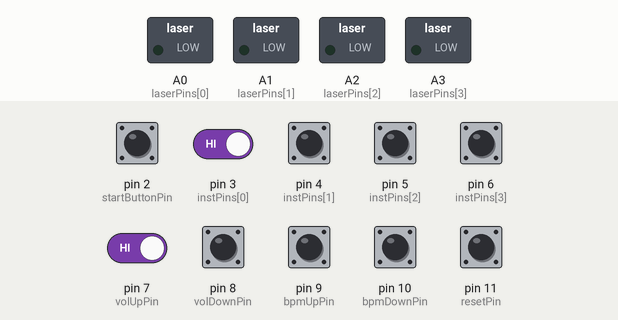
This sketch was run on a simulated Arduino Uno, built with avr-gcc and run on an emulated ATmega328P. Shown: switched loads named in the sketch (green lamp = pin HIGH). The test bench sets the inputs (shaded band); at power-on: pin 2 (startButtonPin), pin 3 (instPins[0]), pin 4 (instPins[1]), pin 5 (instPins[2]), pin 6 (instPins[3]), pin 7 (volUpPin), pin 8 (volDownPin), pin 9 (bpmUpPin), pin 10 (bpmDownPin), pin 11 (resetPin) HIGH. What the sketch prints to the serial monitor is not drawn.

Above: at 1.2 s.
1.3 s: pin 2 (startButtonPin) pulled LOW for 0.15 s
At 1.45 s:
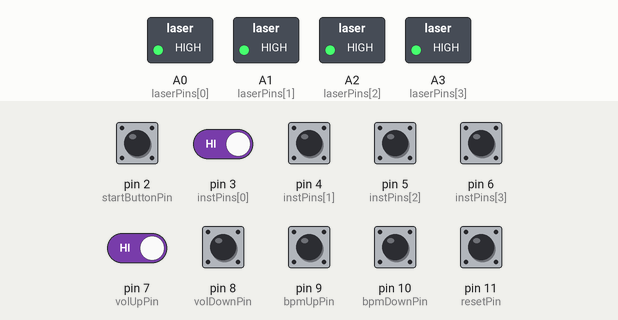
3.4 s: pin 11 (resetPin) pulled LOW for 0.15 s
At 5.3 s:
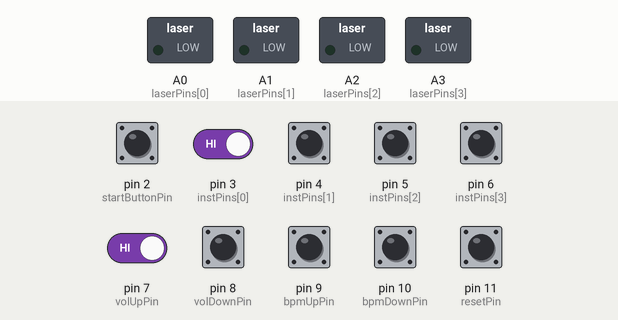
6.4 s: pin 3 (instPins[0]) driven LOW and pin 7 (volUpPin) driven LOW
9.4 s: pin 7 (volUpPin) driven HIGH
At 10.8 s:
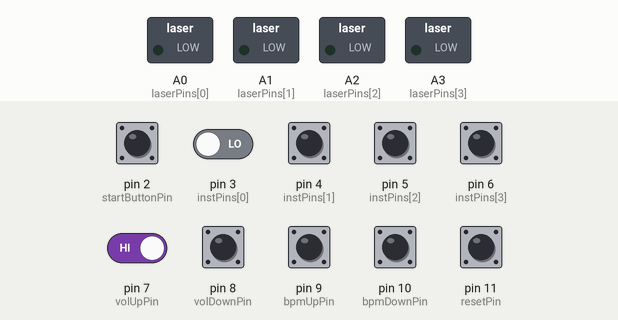
11.1 s: pin 8 (volDownPin) pulled LOW for 1 s
At 11.4 s:
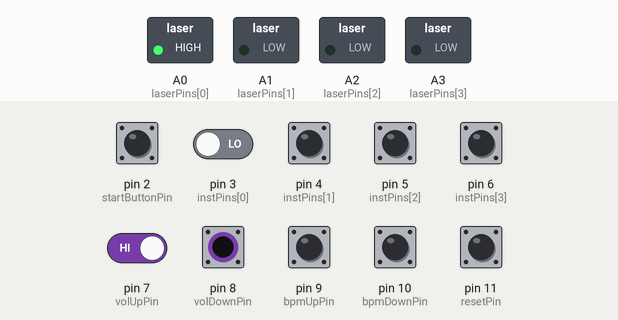
14.1 s: pin 7 (volUpPin) driven LOW
At 15.3 s:
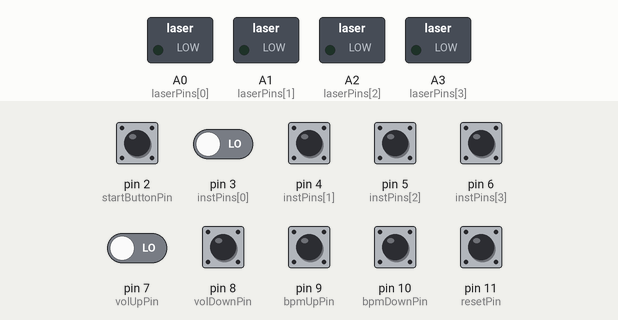
Timing chart, 0 to 18.1 s (numbered marks = the images above; inputs shaded):
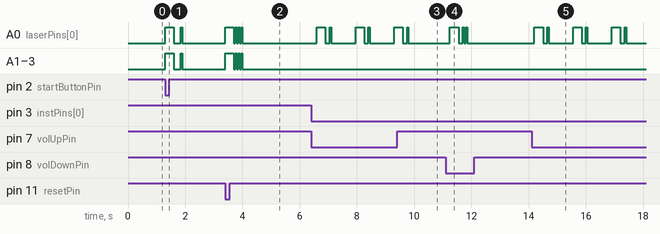

Measured:
- after the input at 1.3 s, A0 (laserPins[0]), A1 (laserPins[1]), A2 (laserPins[2]), A3 (laserPins[3]): LOW → HIGH at once, → LOW 0.30 s later, → HIGH 0.25 s later, → LOW 0.05 s later
- after the input at 3.4 s, A0 (laserPins[0]), A1 (laserPins[1]), A2 (laserPins[2]), A3 (laserPins[3]): LOW → HIGH at once, then repeats every 0.10 s: LOW 0.05 s, HIGH 0.05 s, until it stays LOW from 4.0 s
- after the input at 9.4 s, A0 (laserPins[0]): goes on until 9.8 s, then stays LOW
- after the input at 11.1 s, A0 (laserPins[0]): goes HIGH 0.30 s, LOW 0.15 s, HIGH 0.05 s, LOW 0.05 s, HIGH 0.05 s, then LOW, starting after 0.15 s
- after the input at 14.1 s, A0 (laserPins[0]): LOW → HIGH after 0.10 s, then repeats every 1.4 s: LOW 0.15 s, HIGH 0.05 s, LOW 0.85 s, HIGH 0.30 s

The sketch:

conductor_v3.ino
```cpp
const int laserPins[] = {A0, A1, A2, A3};

const int startButtonPin = 2;
const int instPins[] = {3, 4, 5, 6};
const int volUpPin = 7;
const int volDownPin = 8;
const int bpmUpPin = 9;
const int bpmDownPin = 10;
const int resetPin = 11; // ★ リセットボタン用のピン（D11）を追加

int targetLaser = -1;

// [FIX] BPM管理変数を追加
int bpm = 120;
const int BPM_MIN  = 40;
const int BPM_MAX  = 240;
const int BPM_STEP = 5;

void setup() {
  Serial.begin(9600);

  for (int i = 0; i < 4; i++) {
    pinMode(laserPins[i], OUTPUT);
    digitalWrite(laserPins[i], LOW);
  }

  pinMode(startButtonPin, INPUT_PULLUP);
  for (int i = 0; i < 4; i++) pinMode(instPins[i], INPUT_PULLUP);
  pinMode(volUpPin, INPUT_PULLUP);
  pinMode(volDownPin, INPUT_PULLUP);
  pinMode(bpmUpPin, INPUT_PULLUP);
  pinMode(bpmDownPin, INPUT_PULLUP);
  pinMode(resetPin, INPUT_PULLUP); // ★ リセットピンの入力設定を追加

  // [FIX] 起動時に初期BPMをPCへ送信
  broadcastTempoData();
}

void loop() {
  if (digitalRead(startButtonPin) == LOW) {
    sendLaserCommand(0b001, -1);
    delay(500);
  }

  for (int i = 0; i < 4; i++) {
    if (digitalRead(instPins[i]) == LOW) {
      targetLaser = i;
      delay(200);
    }
  }

  if (digitalRead(volUpPin) == LOW && targetLaser != -1) {
    sendLaserCommand(0b010, targetLaser);
    delay(500);
  }
  if (digitalRead(volDownPin) == LOW && targetLaser != -1) {
    sendLaserCommand(0b011, targetLaser);
    delay(500);
  }

  // [FIX] BPMアップ/ダウンを実装
  if (digitalRead(bpmUpPin) == LOW) {
    bpm = min(bpm + BPM_STEP, BPM_MAX);
    broadcastTempoData();
    delay(500);
  }
  if (digitalRead(bpmDownPin) == LOW) {
    bpm = max(bpm - BPM_STEP, BPM_MIN);
    broadcastTempoData();
    delay(500);
  }

  // ★ リセットボタンの処理を追加
  if (digitalRead(resetPin) == LOW) {
    sendLaserCommand(0b111, -1); // 全てのレーザ(-1)に対して 0b111(リセット) を送信
    delay(500);
  }
}

// [FIX] BPMをシリアル経由でPCに送信する関数
void broadcastTempoData() {
  Serial.print("BPM:");
  Serial.println(bpm);
}

void sendLaserCommand(byte command, int target) {
  // 開始合図：300ms連続点灯 → 50ms消灯
  setLaserState(target, HIGH);
  delay(300);
  setLaserState(target, LOW);
  delay(50);

  // 3ビットをMSBから順に送信（1=点灯50ms, 0=消灯50ms）
  for (int bit = 2; bit >= 0; bit--) {
    int bitValue = (command >> bit) & 0x01;

    if (bitValue == 1) {
      setLaserState(target, HIGH);
    } else {
      setLaserState(target, LOW);
    }
    delay(50);

    // ビット間の消灯インターバル
    setLaserState(target, LOW);
    delay(50);
  }
}

void setLaserState(int target, int state) {
  if (target == -1) {
    for (int i = 0; i < 4; i++) digitalWrite(laserPins[i], state);
  } else {
    digitalWrite(laserPins[target], state);
  }
}
```
